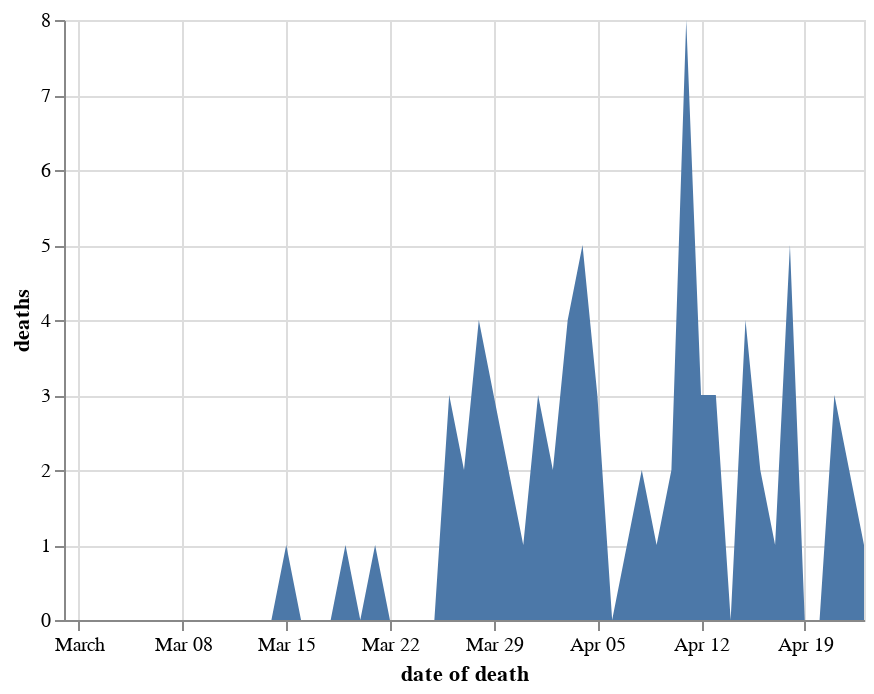

Notebook code for this chart:
### Markdown cell above
## Deaths on date died Shropshire

### Code cell
chart_dodds = chart_doddbt.copy()
chart_dodds = chart_dodds[chart_dodds.code.isin(trustcodes_shropshirestar)]
chart_dodds = chart_dodds.groupby(['date of death'], as_index=False)['deaths'].sum()
alt.Chart(chart_dodds).mark_area().encode(
    x='date of death',
    y='deaths'
)

### Figure 1 — Vega-Lite specification as saved in the notebook (floating-point values rounded to 4 significant figures)
{"config": {"view": {"continuousWidth": 400, "continuousHeight": 300}}, "data": {"name": "data-9aa952af6eb1c9a268c3fe6ac0ccd291"}, "mark": "area", "encoding": {"x": {"type": "temporal", "field": "date of death"}, "y": {"type": "quantitative", "field": "deaths"}}, "$schema": "https://vega.github.io/schema/vega-lite/v4.8.1.json", "datasets": {"data-9aa952af6eb1c9a268c3fe6ac0ccd291": [{"date of death": "2020-02-29T00:00:00", "deaths": 0}, {"date of death": "2020-03-01T00:00:00", "deaths": 0}, {"date of death": "2020-03-02T00:00:00", "deaths": 0}, {"date of death": "2020-03-03T00:00:00", "deaths": 0}, {"date of death": "2020-03-04T00:00:00", "deaths": 0}, {"date of death": "2020-03-05T00:00:00", "deaths": 0}, {"date of death": "2020-03-06T00:00:00", "deaths": 0}, {"date of death": "2020-03-07T00:00:00", "deaths": 0}, {"date of death": "2020-03-08T00:00:00", "deaths": 0}, {"date of death": "2020-03-09T00:00:00", "deaths": 0}, {"date of death": "2020-03-10T00:00:00", "deaths": 0}, {"date of death": "2020-03-11T00:00:00", "deaths": 0}, {"date of death": "2020-03-12T00:00:00", "deaths": 0}, {"date of death": "2020-03-13T00:00:00", "deaths": 0}, {"date of death": "2020-03-14T00:00:00", "deaths": 0}, {"date of death": "2020-03-15T00:00:00", "deaths": 1}, {"date of death": "2020-03-16T00:00:00", "deaths": 0}, {"date of death": "2020-03-17T00:00:00", "deaths": 0}, {"date of death": "2020-03-18T00:00:00", "deaths": 0}, {"date of death": "2020-03-19T00:00:00", "deaths": 1}, {"date of death": "2020-03-20T00:00:00", "deaths": 0}, {"date of death": "2020-03-21T00:00:00", "deaths": 1}, {"date of death": "2020-03-22T00:00:00", "deaths": 0}, {"date of death": "2020-03-23T00:00:00", "deaths": 0}, {"date of death": "2020-03-24T00:00:00", "deaths": 0}, {"date of death": "2020-03-25T00:00:00", "deaths": 0}, {"date of death": "2020-03-26T00:00:00", "deaths": 3}, {"date of death": "2020-03-27T00:00:00", "deaths": 2}, {"date of death": "2020-03-28T00:00:00", "deaths": 4}, {"date of death": "2020-03-29T00:00:00", "deaths": 3}, {"date of death": "2020-03-30T00:00:00", "deaths": 2}, {"date of death": "2020-03-31T00:00:00", "deaths": 1}, {"date of death": "2020-04-01T00:00:00", "deaths": 3}, {"date of death": "2020-04-02T00:00:00", "deaths": 2}, {"date of death": "2020-04-03T00:00:00", "deaths": 4}, {"date of death": "2020-04-04T00:00:00", "deaths": 5}, {"date of death": "2020-04-05T00:00:00", "deaths": 3}, {"date of death": "2020-04-06T00:00:00", "deaths": 0}, {"date of death": "2020-04-07T00:00:00", "deaths": 1}, {"date of death": "2020-04-08T00:00:00", "deaths": 2}, {"date of death": "2020-04-09T00:00:00", "deaths": 1}, {"date of death": "2020-04-10T00:00:00", "deaths": 2}, {"date of death": "2020-04-11T00:00:00", "deaths": 8}, {"date of death": "2020-04-12T00:00:00", "deaths": 3}, {"date of death": "2020-04-13T00:00:00", "deaths": 3}, {"date of death": "2020-04-14T00:00:00", "deaths": 0}, {"date of death": "2020-04-15T00:00:00", "deaths": 4}, {"date of death": "2020-04-16T00:00:00", "deaths": 2}, {"date of death": "2020-04-17T00:00:00", "deaths": 1}, {"date of death": "2020-04-18T00:00:00", "deaths": 5}, {"date of death": "2020-04-19T00:00:00", "deaths": 0}, {"date of death": "2020-04-20T00:00:00", "deaths": 0}, {"date of death": "2020-04-21T00:00:00", "deaths": 3}, {"date of death": "2020-04-22T00:00:00", "deaths": 2}, {"date of death": "2020-04-23T00:00:00", "deaths": 1}]}}
